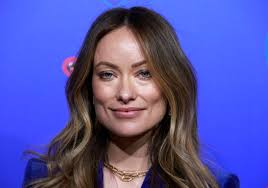
#> input picture data/raw/cool/0.jpeg, 268 x 188 px
$ python -i skin_tone.py   (imports and definitions only)
#> lines starting #> are read from the running program, lines starting #| are printed output that depends on the picture
#> further down, picture is the input picture: shape (188, 268, 3); mean B, G, R 166.6, 83.2, 83.2
import cv2
import numpy as np
from sklearn.cluster import KMeans


class SkinToneAnalyzer:
    def __init__(self):
        self.face_cascade = cv2.CascadeClassifier(cv2.data.haarcascades + 'haarcascade_frontalface_default.xml')

    def detect_faces(self, image):
        gray = cv2.cvtColor(image, cv2.COLOR_BGR2GRAY)
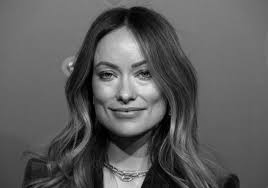
#> gray: shape (188, 268); min 0, max 230, mean 92.7
        faces = self.face_cascade.detectMultiScale(gray, scaleFactor=1.1, minNeighbors=5, minSize=(30, 30))
#> faces = [[81, 40, 88, 88]]
        return faces

    def get_skin_tone(self, image):
        faces = self.detect_faces(image)
#> faces = [[81, 40, 88, 88]]
        skin_pixels = []

        for (x, y, w, h) in faces:
            face_roi = image[y:y+h, x:x+w]
            face_roi_rgb = cv2.cvtColor(face_roi, cv2.COLOR_BGR2RGB)
            face_roi_lab = cv2.cvtColor(face_roi_rgb, cv2.COLOR_RGB2LAB)

            skin_pixels.extend(face_roi_lab.reshape(-1, 3))
#> this loop made 1 pass
#> pass 1, in get_skin_tone, `face_roi = image[y:y+h, x:x+w]`:
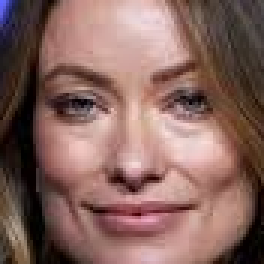
#> face_roi: shape (88, 88, 3) (shown 3 times larger); mean B, G, R 94.2, 100.9, 134.1
#> after the loop, skin_pixels = 7744 items, first 6: [133, 168, 53], [131, 165, 58], [106, 161, 67], [74, 154, 79], [51, 147, 90], [40, 138, 104]

        if not skin_pixels:
            return None

        skin_pixels = np.array(skin_pixels)
        kmeans = KMeans(n_clusters=3, random_state=0).fit(skin_pixels)
        skin_tone_cluster = kmeans.cluster_centers_[np.argmin(kmeans.inertia_)]
#> skin_tone_cluster = [178.6, 142.6, 137.9]

        return skin_tone_cluster

#__all__ = ['SkinToneAnalyzer']

>>> import cv2
>>> picture = cv2.imread('../../../data/raw/cool/0.jpeg')
>>> result = SkinToneAnalyzer().get_skin_tone(picture)
#> result = [178.6, 142.6, 137.9]

$ run again, on data/raw/cool/1.jpeg
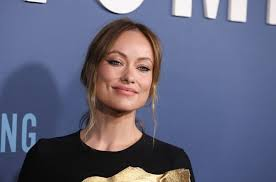
#> input picture data/raw/cool/1.jpeg, 276 x 182 px
#> picture is the input picture: shape (182, 276, 3); mean B, G, R 124.4, 100.3, 98.7
#> in detect_faces, `gray = cv2.cvtColor(image, cv2.COLOR_BGR2GRAY)`:
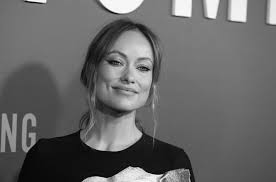
#> gray: shape (182, 276); min 1, max 255, mean 102.6
#> in detect_faces, `faces = self.face_cascade.detectMultiScale(gray, scaleFactor=1.1, minN..`: faces = [[94, 37, 71, 71]]
#> the loop in get_skin_tone, `for (x, y, w, h) in faces:` made 1 pass
#> pass 1, in get_skin_tone, `face_roi = image[y:y+h, x:x+w]`:
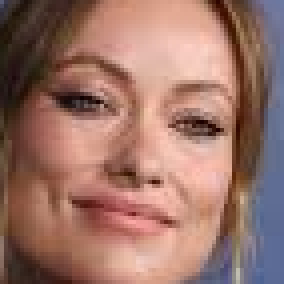
#> face_roi: shape (71, 71, 3) (shown 4 times larger); mean B, G, R 103.7, 114.5, 155.1
#> after the loop in get_skin_tone, `for (x, y, w, h) in faces:`: skin_pixels = 5041 items, first 6: [99, 133, 115], [63, 133, 118], [62, 133, 126], [65, 132, 131], [55, 132, 132], [30, 133, 132]
#> skin_tone_cluster = [121.4, 142.5, 136.4]

$ run again, on data/raw/cool/10.jpeg
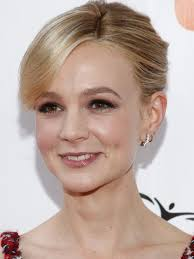
#> input picture data/raw/cool/10.jpeg, 194 x 259 px
#> picture is the input picture: shape (259, 194, 3); mean B, G, R 159.9, 169.2, 189.9
#> in detect_faces, `gray = cv2.cvtColor(image, cv2.COLOR_BGR2GRAY)`:
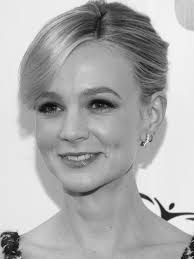
#> gray: shape (259, 194); min 3, max 252, mean 174.3
#> in detect_faces, `faces = self.face_cascade.detectMultiScale(gray, scaleFactor=1.1, minN..`: faces = [[14, 51, 138, 138]]
#> the loop in get_skin_tone, `for (x, y, w, h) in faces:` made 1 pass
#> pass 1, in get_skin_tone, `face_roi = image[y:y+h, x:x+w]`:
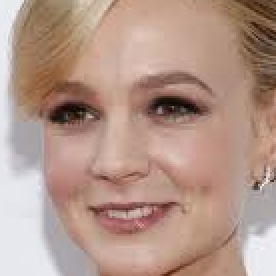
#> face_roi: shape (138, 138, 3) (shown 2 times larger); mean B, G, R 137.7, 150.6, 179.9
#> after the loop in get_skin_tone, `for (x, y, w, h) in faces:`: skin_pixels = 19044 items, first 6: [238, 129, 125], [238, 127, 126], [237, 126, 128], [237, 124, 128], [238, 125, 127], [238, 125, 127]
#> skin_tone_cluster = [169.4, 137.8, 140.1]

$ run again, on data/raw/cool/11.jpeg
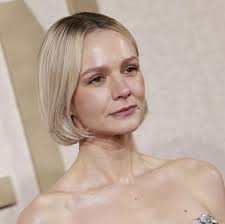
#> input picture data/raw/cool/11.jpeg, 225 x 224 px
#> picture is the input picture: shape (224, 225, 3); mean B, G, R 156.8, 170, 189.8
#> in detect_faces, `gray = cv2.cvtColor(image, cv2.COLOR_BGR2GRAY)`:
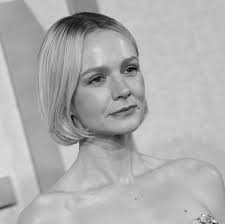
#> gray: shape (224, 225); min 4, max 246, mean 174.4
#> in detect_faces, `faces = self.face_cascade.detectMultiScale(gray, scaleFactor=1.1, minN..`: faces = [[68, 37, 97, 97]]
#> the loop in get_skin_tone, `for (x, y, w, h) in faces:` made 1 pass
#> pass 1, in get_skin_tone, `face_roi = image[y:y+h, x:x+w]`:
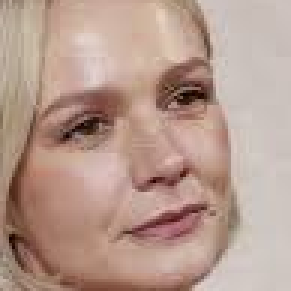
#> face_roi: shape (97, 97, 3) (shown 3 times larger); mean B, G, R 142.7, 155, 182.8
#> after the loop in get_skin_tone, `for (x, y, w, h) in faces:`: skin_pixels = 9409 items, first 6: [141, 133, 138], [160, 133, 138], [146, 133, 139], [178, 132, 138], [139, 133, 140], [146, 132, 140]
#> skin_tone_cluster = [194.8, 133.4, 135.8]
